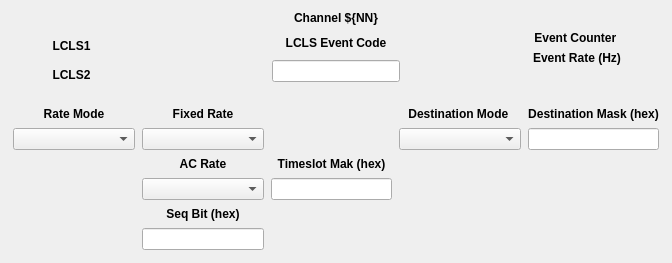
<?xml version="1.0" encoding="UTF-8"?>
<ui version="4.0">
 <class>Form</class>
 <widget class="QWidget" name="Form">
  <property name="geometry">
   <rect>
    <x>0</x>
    <y>0</y>
    <width>672</width>
    <height>263</height>
   </rect>
  </property>
  <property name="windowTitle">
   <string>TPR Channel Screen - ${DEVICE}</string>
  </property>
  <property name="styleSheet">
   <string notr="true"/>
  </property>
  <layout class="QVBoxLayout" name="verticalLayout_2">
   <item>
    <widget class="QLabel" name="label_3">
     <property name="font">
      <font>
       <weight>75</weight>
       <bold>true</bold>
      </font>
     </property>
     <property name="text">
      <string>Channel ${NN}</string>
     </property>
     <property name="alignment">
      <set>Qt::AlignCenter</set>
     </property>
    </widget>
   </item>
   <item>
    <layout class="QHBoxLayout" name="horizontalLayout">
     <item>
      <layout class="QGridLayout" name="gridLayout">
       <property name="spacing">
        <number>7</number>
       </property>
       <item row="0" column="0">
        <widget class="QLabel" name="label">
         <property name="sizePolicy">
          <sizepolicy hsizetype="Preferred" vsizetype="Preferred">
           <horstretch>1</horstretch>
           <verstretch>1</verstretch>
          </sizepolicy>
         </property>
         <property name="font">
          <font>
           <weight>75</weight>
           <bold>true</bold>
          </font>
         </property>
         <property name="text">
          <string>LCLS1</string>
         </property>
         <property name="alignment">
          <set>Qt::AlignCenter</set>
         </property>
        </widget>
       </item>
       <item row="0" column="1">
        <widget class="PyDMEnumButton" name="PyDMEnumButton">
         <property name="sizePolicy">
          <sizepolicy hsizetype="Preferred" vsizetype="Maximum">
           <horstretch>0</horstretch>
           <verstretch>0</verstretch>
          </sizepolicy>
         </property>
         <property name="maximumSize">
          <size>
           <width>16777215</width>
           <height>40</height>
          </size>
         </property>
         <property name="toolTip">
          <string/>
         </property>
         <property name="styleSheet">
          <string notr="true">QPushButton{font: 8px;}</string>
         </property>
         <property name="channel" stdset="0">
          <string>ca://TPR:${LOCA}:${IOC_UNIT}:${INST}:CH${NN}_SYS0_TCTL</string>
         </property>
         <property name="orientation" stdset="0">
          <enum>Qt::Horizontal</enum>
         </property>
         <property name="marginTop" stdset="0">
          <number>0</number>
         </property>
         <property name="marginBottom" stdset="0">
          <number>0</number>
         </property>
         <property name="marginLeft" stdset="0">
          <number>0</number>
         </property>
         <property name="marginRight" stdset="0">
          <number>0</number>
         </property>
         <property name="horizontalSpacing" stdset="0">
          <number>0</number>
         </property>
         <property name="verticalSpacing" stdset="0">
          <number>0</number>
         </property>
        </widget>
       </item>
       <item row="1" column="0">
        <widget class="QLabel" name="label_2">
         <property name="font">
          <font>
           <weight>75</weight>
           <bold>true</bold>
          </font>
         </property>
         <property name="text">
          <string>LCLS2</string>
         </property>
         <property name="alignment">
          <set>Qt::AlignCenter</set>
         </property>
        </widget>
       </item>
       <item row="1" column="1">
        <widget class="PyDMEnumButton" name="PyDMEnumButton_2">
         <property name="sizePolicy">
          <sizepolicy hsizetype="Maximum" vsizetype="Preferred">
           <horstretch>0</horstretch>
           <verstretch>0</verstretch>
          </sizepolicy>
         </property>
         <property name="maximumSize">
          <size>
           <width>16777215</width>
           <height>40</height>
          </size>
         </property>
         <property name="toolTip">
          <string/>
         </property>
         <property name="styleSheet">
          <string notr="true">QPushButton{font: 8px;}</string>
         </property>
         <property name="channel" stdset="0">
          <string>ca://TPR:${LOCA}:${IOC_UNIT}:${INST}:CH${NN}_SYS2_TCTL</string>
         </property>
         <property name="orientation" stdset="0">
          <enum>Qt::Horizontal</enum>
         </property>
         <property name="marginTop" stdset="0">
          <number>0</number>
         </property>
         <property name="marginBottom" stdset="0">
          <number>0</number>
         </property>
         <property name="marginLeft" stdset="0">
          <number>0</number>
         </property>
         <property name="marginRight" stdset="0">
          <number>0</number>
         </property>
         <property name="horizontalSpacing" stdset="0">
          <number>0</number>
         </property>
         <property name="verticalSpacing" stdset="0">
          <number>0</number>
         </property>
        </widget>
       </item>
      </layout>
     </item>
     <item>
      <spacer name="horizontalSpacer">
       <property name="orientation">
        <enum>Qt::Horizontal</enum>
       </property>
       <property name="sizeHint" stdset="0">
        <size>
         <width>40</width>
         <height>20</height>
        </size>
       </property>
      </spacer>
     </item>
     <item>
      <layout class="QVBoxLayout" name="verticalLayout">
       <item>
        <widget class="QLabel" name="label_8">
         <property name="sizePolicy">
          <sizepolicy hsizetype="Preferred" vsizetype="Preferred">
           <horstretch>1</horstretch>
           <verstretch>1</verstretch>
          </sizepolicy>
         </property>
         <property name="font">
          <font>
           <weight>75</weight>
           <bold>true</bold>
          </font>
         </property>
         <property name="text">
          <string>LCLS Event Code</string>
         </property>
         <property name="alignment">
          <set>Qt::AlignCenter</set>
         </property>
        </widget>
       </item>
       <item>
        <widget class="PyDMLineEdit" name="PyDMLineEdit">
         <property name="toolTip">
          <string/>
         </property>
         <property name="channel" stdset="0">
          <string>ca://TPR:${LOCA}:${IOC_UNIT}:${INST}:CH${NN}__EVCODE</string>
         </property>
        </widget>
       </item>
      </layout>
     </item>
     <item>
      <spacer name="horizontalSpacer_2">
       <property name="orientation">
        <enum>Qt::Horizontal</enum>
       </property>
       <property name="sizeHint" stdset="0">
        <size>
         <width>40</width>
         <height>20</height>
        </size>
       </property>
      </spacer>
     </item>
     <item>
      <layout class="QGridLayout" name="gridLayout_2">
       <item row="2" column="0">
        <spacer name="verticalSpacer">
         <property name="orientation">
          <enum>Qt::Vertical</enum>
         </property>
         <property name="sizeHint" stdset="0">
          <size>
           <width>20</width>
           <height>40</height>
          </size>
         </property>
        </spacer>
       </item>
       <item row="0" column="1">
        <widget class="PyDMLabel" name="PyDMLabel">
         <property name="sizePolicy">
          <sizepolicy hsizetype="Preferred" vsizetype="Preferred">
           <horstretch>1</horstretch>
           <verstretch>1</verstretch>
          </sizepolicy>
         </property>
         <property name="font">
          <font>
           <weight>50</weight>
           <bold>false</bold>
          </font>
         </property>
         <property name="toolTip">
          <string/>
         </property>
         <property name="alignment">
          <set>Qt::AlignCenter</set>
         </property>
         <property name="channel" stdset="0">
          <string>ca://TPR:${LOCA}:${IOC_UNIT}:${INST}:CH${NN}_CNT</string>
         </property>
        </widget>
       </item>
       <item row="1" column="1">
        <widget class="PyDMLabel" name="PyDMLabel_2">
         <property name="font">
          <font>
           <weight>50</weight>
           <bold>false</bold>
          </font>
         </property>
         <property name="toolTip">
          <string/>
         </property>
         <property name="channel" stdset="0">
          <string>ca://TPR:${LOCA}:${IOC_UNIT}:${INST}:CH${NN}_RATE</string>
         </property>
        </widget>
       </item>
       <item row="1" column="0">
        <widget class="QLabel" name="label_13">
         <property name="font">
          <font>
           <weight>75</weight>
           <bold>true</bold>
          </font>
         </property>
         <property name="text">
          <string>Event Rate (Hz)</string>
         </property>
        </widget>
       </item>
       <item row="0" column="0">
        <widget class="QLabel" name="label_12">
         <property name="sizePolicy">
          <sizepolicy hsizetype="Preferred" vsizetype="Preferred">
           <horstretch>1</horstretch>
           <verstretch>1</verstretch>
          </sizepolicy>
         </property>
         <property name="font">
          <font>
           <weight>75</weight>
           <bold>true</bold>
          </font>
         </property>
         <property name="text">
          <string>Event Counter </string>
         </property>
         <property name="alignment">
          <set>Qt::AlignCenter</set>
         </property>
        </widget>
       </item>
      </layout>
     </item>
    </layout>
   </item>
   <item>
    <spacer name="verticalSpacer_2">
     <property name="orientation">
      <enum>Qt::Vertical</enum>
     </property>
     <property name="sizeHint" stdset="0">
      <size>
       <width>20</width>
       <height>40</height>
      </size>
     </property>
    </spacer>
   </item>
   <item>
    <layout class="QGridLayout" name="gridLayout_3">
     <property name="leftMargin">
      <number>2</number>
     </property>
     <property name="topMargin">
      <number>2</number>
     </property>
     <property name="rightMargin">
      <number>2</number>
     </property>
     <property name="bottomMargin">
      <number>2</number>
     </property>
     <property name="spacing">
      <number>7</number>
     </property>
     <item row="3" column="1">
      <widget class="QLabel" name="label_6">
       <property name="font">
        <font>
         <weight>75</weight>
         <bold>true</bold>
        </font>
       </property>
       <property name="text">
        <string>AC Rate</string>
       </property>
       <property name="alignment">
        <set>Qt::AlignCenter</set>
       </property>
      </widget>
     </item>
     <item row="5" column="1">
      <widget class="QLabel" name="label_11">
       <property name="font">
        <font>
         <weight>75</weight>
         <bold>true</bold>
        </font>
       </property>
       <property name="text">
        <string>Seq Bit (hex)</string>
       </property>
       <property name="alignment">
        <set>Qt::AlignCenter</set>
       </property>
      </widget>
     </item>
     <item row="4" column="1">
      <widget class="PyDMEnumComboBox" name="PyDMEnumComboBox_3">
       <property name="sizePolicy">
        <sizepolicy hsizetype="Preferred" vsizetype="Fixed">
         <horstretch>1</horstretch>
         <verstretch>1</verstretch>
        </sizepolicy>
       </property>
       <property name="toolTip">
        <string/>
       </property>
       <property name="channel" stdset="0">
        <string>ca://TPR:${LOCA}:${IOC_UNIT}:${INST}:CH${NN}_ACRATE</string>
       </property>
      </widget>
     </item>
     <item row="4" column="2">
      <widget class="PyDMLineEdit" name="PyDMLineEdit_3">
       <property name="sizePolicy">
        <sizepolicy hsizetype="Expanding" vsizetype="Fixed">
         <horstretch>1</horstretch>
         <verstretch>1</verstretch>
        </sizepolicy>
       </property>
       <property name="toolTip">
        <string/>
       </property>
       <property name="channel" stdset="0">
        <string>ca://TPR:${LOCA}:${IOC_UNIT}:${INST}:CH${NN}_TSMASK</string>
       </property>
       <property name="displayFormat" stdset="0">
        <enum>PyDMLineEdit::Hex</enum>
       </property>
      </widget>
     </item>
     <item row="6" column="1">
      <widget class="PyDMLineEdit" name="PyDMLineEdit_4">
       <property name="toolTip">
        <string/>
       </property>
       <property name="channel" stdset="0">
        <string>ca://TPR:${LOCA}:${IOC_UNIT}:${INST}:CH${NN}_SEQBIT</string>
       </property>
       <property name="displayFormat" stdset="0">
        <enum>PyDMLineEdit::Hex</enum>
       </property>
      </widget>
     </item>
     <item row="3" column="2">
      <widget class="QLabel" name="label_10">
       <property name="font">
        <font>
         <weight>75</weight>
         <bold>true</bold>
        </font>
       </property>
       <property name="text">
        <string>Timeslot Mak (hex)</string>
       </property>
       <property name="alignment">
        <set>Qt::AlignCenter</set>
       </property>
      </widget>
     </item>
     <item row="2" column="1">
      <widget class="PyDMEnumComboBox" name="PyDMEnumComboBox_2">
       <property name="sizePolicy">
        <sizepolicy hsizetype="Preferred" vsizetype="Fixed">
         <horstretch>1</horstretch>
         <verstretch>1</verstretch>
        </sizepolicy>
       </property>
       <property name="toolTip">
        <string/>
       </property>
       <property name="channel" stdset="0">
        <string>ca://TPR:${LOCA}:${IOC_UNIT}:${INST}:CH${NN}_FIXEDRATE</string>
       </property>
      </widget>
     </item>
     <item row="2" column="0">
      <widget class="PyDMEnumComboBox" name="PyDMEnumComboBox">
       <property name="sizePolicy">
        <sizepolicy hsizetype="Preferred" vsizetype="Fixed">
         <horstretch>1</horstretch>
         <verstretch>1</verstretch>
        </sizepolicy>
       </property>
       <property name="toolTip">
        <string/>
       </property>
       <property name="channel" stdset="0">
        <string>ca://TPR:${LOCA}:${IOC_UNIT}:${INST}:CH${NN}_RATEMODE</string>
       </property>
      </widget>
     </item>
     <item row="1" column="1">
      <widget class="QLabel" name="label_5">
       <property name="font">
        <font>
         <weight>75</weight>
         <bold>true</bold>
        </font>
       </property>
       <property name="text">
        <string>Fixed Rate</string>
       </property>
       <property name="alignment">
        <set>Qt::AlignCenter</set>
       </property>
      </widget>
     </item>
     <item row="1" column="0">
      <widget class="QLabel" name="label_4">
       <property name="font">
        <font>
         <weight>75</weight>
         <bold>true</bold>
        </font>
       </property>
       <property name="text">
        <string>Rate Mode</string>
       </property>
       <property name="alignment">
        <set>Qt::AlignCenter</set>
       </property>
      </widget>
     </item>
     <item row="2" column="3">
      <widget class="PyDMEnumComboBox" name="PyDMEnumComboBox_4">
       <property name="sizePolicy">
        <sizepolicy hsizetype="Preferred" vsizetype="Fixed">
         <horstretch>1</horstretch>
         <verstretch>1</verstretch>
        </sizepolicy>
       </property>
       <property name="toolTip">
        <string/>
       </property>
       <property name="channel" stdset="0">
        <string>ca://TPR:${LOCA}:${IOC_UNIT}:${INST}:CH${NN}_DESTMODE</string>
       </property>
      </widget>
     </item>
     <item row="1" column="3">
      <widget class="QLabel" name="label_7">
       <property name="font">
        <font>
         <weight>75</weight>
         <bold>true</bold>
        </font>
       </property>
       <property name="text">
        <string>Destination Mode </string>
       </property>
       <property name="alignment">
        <set>Qt::AlignCenter</set>
       </property>
      </widget>
     </item>
     <item row="2" column="4">
      <widget class="PyDMLineEdit" name="PyDMLineEdit_2">
       <property name="sizePolicy">
        <sizepolicy hsizetype="Expanding" vsizetype="Fixed">
         <horstretch>1</horstretch>
         <verstretch>1</verstretch>
        </sizepolicy>
       </property>
       <property name="toolTip">
        <string/>
       </property>
       <property name="channel" stdset="0">
        <string>ca://TPR:${LOCA}:${IOC_UNIT}:${INST}:CH${NN}_DESTMASK</string>
       </property>
       <property name="displayFormat" stdset="0">
        <enum>PyDMLineEdit::Hex</enum>
       </property>
      </widget>
     </item>
     <item row="1" column="4">
      <widget class="QLabel" name="label_9">
       <property name="font">
        <font>
         <weight>75</weight>
         <bold>true</bold>
        </font>
       </property>
       <property name="text">
        <string>Destination Mask (hex)</string>
       </property>
       <property name="alignment">
        <set>Qt::AlignCenter</set>
       </property>
      </widget>
     </item>
    </layout>
   </item>
  </layout>
 </widget>
 <customwidgets>
  <customwidget>
   <class>PyDMLabel</class>
   <extends>QLabel</extends>
   <header>pydm.widgets.label</header>
  </customwidget>
  <customwidget>
   <class>PyDMLineEdit</class>
   <extends>QLineEdit</extends>
   <header>pydm.widgets.line_edit</header>
  </customwidget>
  <customwidget>
   <class>PyDMEnumButton</class>
   <extends>QWidget</extends>
   <header>pydm.widgets.enum_button</header>
  </customwidget>
  <customwidget>
   <class>PyDMEnumComboBox</class>
   <extends>QComboBox</extends>
   <header>pydm.widgets.enum_combo_box</header>
  </customwidget>
 </customwidgets>
 <resources/>
 <connections/>
</ui>
